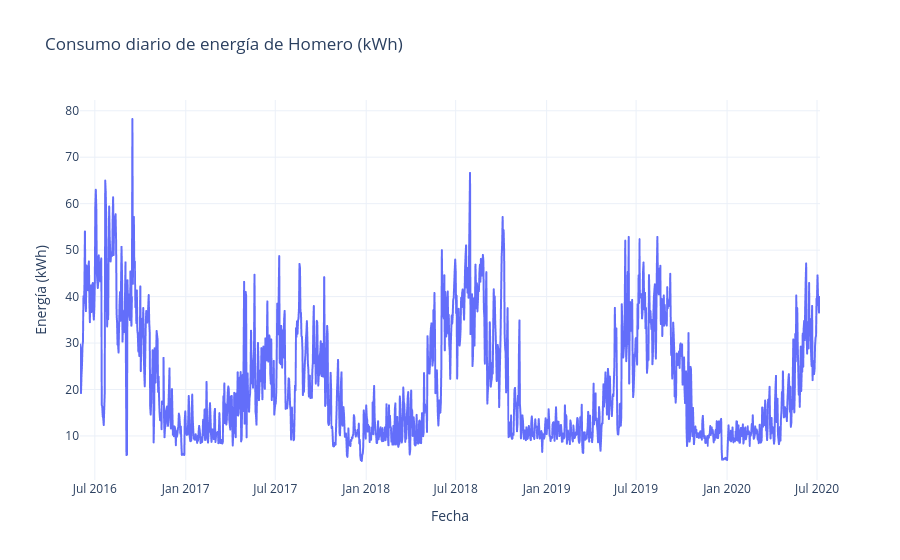

Notebook source saved alongside this figure:
### Markdown cell above
**Respuesta**:

### Code cell
#Codigo Aqui
import pandas as pd
import plotly.express as px

df = pd.read_csv("energia_homero.csv")
df['date'] = pd.to_datetime(df['date'])

fig = px.line(
    df, x="date", y="Energy_kWh",
    title="Consumo diario de energía de Homero (kWh)",
    labels={"date": "Fecha", "Energy_kWh": "Energía (kWh)"},
)
fig.update_layout(template="plotly_white", hovermode="x unified")
fig.show()

### Figure 1 — Plotly figure (JSON) as saved in the notebook; plotly's stock layout.template omitted (floating-point values rounded to 4 significant figures; data arrays with more than 128 entries replaced by an {"elided": "..."} marker saying what was removed)
{"data": [{"hovertemplate": "Fecha=%{x}<br>Energía (kWh)=%{y}<extra></extra>", "legendgroup": "", "line": {"color": "#636efa", "dash": "solid"}, "marker": {"symbol": "circle"}, "mode": "lines", "name": "", "showlegend": false, "type": "scattergl", "x": {"elided": "1498 str values"}, "xaxis": "x", "y": {"elided": "1498 float values"}, "yaxis": "y"}], "layout": {"hovermode": "x unified", "legend": {"tracegroupgap": 0}, "title": {"text": "Consumo diario de energía de Homero (kWh)"}, "xaxis": {"anchor": "y", "domain": [0, 1], "title": {"text": "Fecha"}}, "yaxis": {"anchor": "x", "domain": [0, 1], "title": {"text": "Energía (kWh)"}}}}
